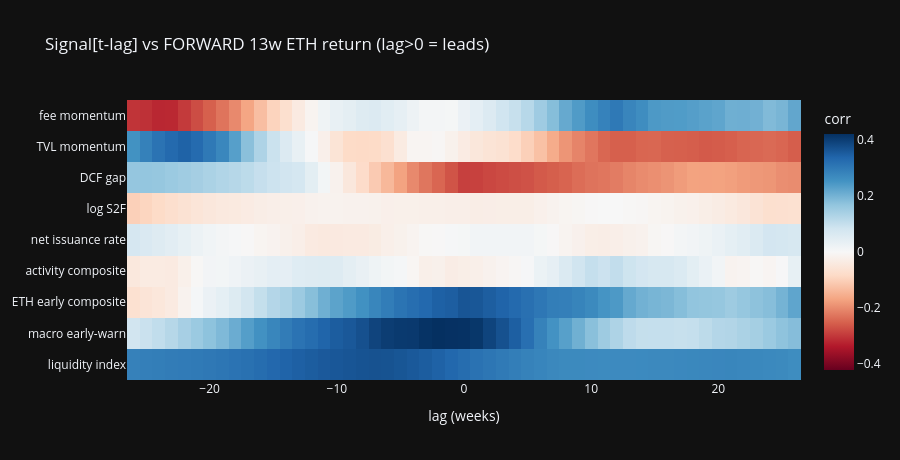

The cell this chart's notebook holds for it:
### Markdown cell above
## 7. Early signals for long-term price action

Cross-correlate leading macro + on-chain + valuation signals against **forward 13-week ETH log returns**.
Build an early-warning composite, backtest conditional forward returns, and fit a Probit for
$P(\text{favorable multi-quarter regime})$.

### Code cell
df = df.with_columns(
    (pl.col("log_close").shift(-13) - pl.col("log_close")).alias("fwd_13w")
)

# Macro early-warn (same construction as Macro.ipynb)
df = df.with_columns(
    (-z_expr("real_10y_mom")).alias("_c1"),
    z_expr("curve_mom").alias("_c2"),
    z_expr("m2_grow_mom").alias("_c3"),
    (-z_expr("dxy_mom")).alias("_c4"),
).with_columns(
    (pl.col("_c1") + pl.col("_c2") + pl.col("_c3") + pl.col("_c4")).alias("early_warn_raw")
).drop(["_c1", "_c2", "_c3", "_c4"])
_ew = df["early_warn_raw"].drop_nulls()
mu_e = float(_ew.mean()) if _ew.len() else 0.0
sd_e = float(_ew.std() or 1.0) if _ew.len() else 1.0
df = df.with_columns(
    ((pl.col("early_warn_raw") - mu_e) / (sd_e if sd_e > 1e-12 else 1.0)).alias("early_warn")
)

# Combined ETH early signal: macro early-warn + activity momentum − DCF overvaluation
df = df.with_columns(
    (z_expr("early_warn") + z_expr("activity_composite") - z_expr("dcf_gap")).alias("eth_early_raw")
)
_ex = df["eth_early_raw"].drop_nulls()
mu_x = float(_ex.mean()) if _ex.len() else 0.0
sd_x = float(_ex.std() or 1.0) if _ex.len() else 1.0
df = df.with_columns(
    ((pl.col("eth_early_raw") - mu_x) / (sd_x if sd_x > 1e-12 else 1.0)).alias("eth_early")
)

lead_df = df.select(
    "date", "liq_index", "early_warn", "eth_early", "activity_composite",
    "net_issuance_rate", "log_s2f", "dcf_gap", "tvl_mom", "fee_mom",
    "fwd_13w", "wk_return",
).drop_nulls()

def cross_corr(x: np.ndarray, y: np.ndarray, lags: range) -> list[tuple[int, float]]:
    out = []
    n = len(y)
    for lag in lags:
        if lag < 0:
            a, b = x[-lag:], y[: n + lag]
        else:
            a, b = x[: n - lag], y[lag:]
        if len(a) > 20:
            out.append((lag, float(np.corrcoef(a, b)[0, 1])))
    return out

fwd13 = lead_df["fwd_13w"].to_numpy()
btc_ret = lead_df["wk_return"].to_numpy()  # name kept for parity; values are ETH
signals = {
    "liquidity index": lead_df["liq_index"].to_numpy(),
    "macro early-warn": lead_df["early_warn"].to_numpy(),
    "ETH early composite": lead_df["eth_early"].to_numpy(),
    "activity composite": lead_df["activity_composite"].to_numpy(),
    "net issuance rate": lead_df["net_issuance_rate"].to_numpy(),
    "log S2F": lead_df["log_s2f"].to_numpy(),
    "DCF gap": lead_df["dcf_gap"].to_numpy(),
    "TVL momentum": lead_df["tvl_mom"].to_numpy(),
    "fee momentum": lead_df["fee_mom"].to_numpy(),
}

lags = range(LEAD_MIN, LEAD_MAX + 1)
lead_results: dict[str, dict[str, Any]] = {}
print("Cross-correlation vs FORWARD 13-week ETH log return (lag>0 = signal leads):\n")
print(f"  {'signal':>22} {'lead lag':>8} {'lead corr':>10} {'@lag0':>8}")
if lead_df.height < 20:
    print(f"  (skipped — only {lead_df.height} weeks with forward returns; backfill more history)")
    for name in signals:
        lead_results[name] = {"lead_lag": 0, "lead_corr": 0.0, "cc": [(0, 0.0)]}
else:
    for name, sig in signals.items():
        cc = cross_corr(sig, fwd13, lags)
        lead_only = [(lg, c) for lg, c in cc if lg > 0]
        best_lead = max(lead_only, key=lambda t: abs(t[1])) if lead_only else (0, 0.0)
        lag0 = next((c for lg, c in cc if lg == 0), 0.0)
        lead_results[name] = {"lead_lag": best_lead[0], "lead_corr": best_lead[1], "cc": cc}
        print(f"  {name:>22} {best_lead[0]:>7}w {best_lead[1]:>+9.2f} {lag0:>+8.2f}")

    lag_axis = list(range(LEAD_MIN, LEAD_MAX + 1))
    mat, names = [], []
    for name, r in lead_results.items():
        cc_map = dict(r["cc"])
        mat.append([cc_map.get(lg, np.nan) for lg in lag_axis])
        names.append(name)
    fig = go.Figure(data=go.Heatmap(z=mat, x=lag_axis, y=names, colorscale="RdBu", zmid=0,
                                    colorbar=dict(title="corr")))
    fig.update_layout(
        title="Signal[t-lag] vs FORWARD 13w ETH return (lag>0 = leads)",
        xaxis_title="lag (weeks)", template="plotly_dark", height=460,
    )
    fig.show()

### Figure 1 — Plotly figure (JSON) as saved in the notebook; plotly's stock layout.template omitted (floating-point values rounded to 4 significant figures; data arrays with more than 128 entries replaced by an {"elided": "..."} marker saying what was removed)
{"data": [{"colorbar": {"title": {"text": "corr"}}, "colorscale": [[0, "rgb(103,0,31)"], [0.1, "rgb(178,24,43)"], [0.2, "rgb(214,96,77)"], [0.3, "rgb(244,165,130)"], [0.4, "rgb(253,219,199)"], [0.5, "rgb(247,247,247)"], [0.6, "rgb(209,229,240)"], [0.7, "rgb(146,197,222)"], [0.8, "rgb(67,147,195)"], [0.9, "rgb(33,102,172)"], [1, "rgb(5,48,97)"]], "type": "heatmap", "x": [-26, -25, -24, -23, -22, -21, -20, -19, -18, -17, -16, -15, -14, -13, -12, -11, -10, -9, -8, -7, -6, -5, -4, -3, -2, -1, 0, 1, 2, 3, 4, 5, 6, 7, 8, 9, 10, 11, 12, 13, 14, 15, 16, 17, 18, 19, 20, 21, 22, 23, 24, 25, 26], "y": ["liquidity index", "macro early-warn", "ETH early composite", "activity composite", "net issuance rate", "log S2F", "DCF gap", "TVL momentum", "fee momentum"], "z": {"elided": "9x53 float values"}, "zmid": 0}], "layout": {"height": 460, "title": {"text": "Signal[t-lag] vs FORWARD 13w ETH return (lag>0 = leads)"}, "xaxis": {"title": {"text": "lag (weeks)"}}}}
